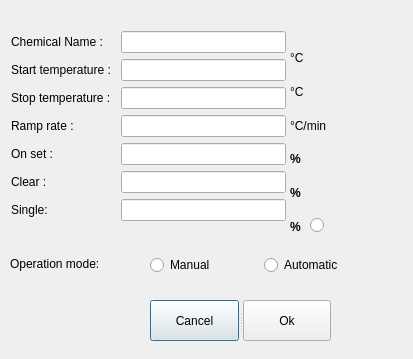
<?xml version="1.0" encoding="UTF-8"?>
<ui version="4.0">
 <class>edit_profile</class>
 <widget class="QDialog" name="edit_profile">
  <property name="geometry">
   <rect>
    <x>0</x>
    <y>0</y>
    <width>413</width>
    <height>359</height>
   </rect>
  </property>
  <property name="windowTitle">
   <string>Profile</string>
  </property>
  <widget class="QWidget" name="layoutWidget">
   <property name="geometry">
    <rect>
     <x>11</x>
     <y>11</y>
     <width>275</width>
     <height>231</height>
    </rect>
   </property>
   <layout class="QVBoxLayout" name="verticalLayout_3">
    <item>
     <layout class="QHBoxLayout" name="horizontalLayout">
      <item>
       <layout class="QVBoxLayout" name="verticalLayout_2">
        <item>
         <widget class="QLabel" name="label">
          <property name="text">
           <string>Chemical Name : </string>
          </property>
         </widget>
        </item>
        <item>
         <widget class="QLabel" name="label_2">
          <property name="text">
           <string>Start temperature : </string>
          </property>
         </widget>
        </item>
        <item>
         <widget class="QLabel" name="label_3">
          <property name="text">
           <string>Stop temperature : </string>
          </property>
         </widget>
        </item>
        <item>
         <widget class="QLabel" name="label_4">
          <property name="text">
           <string>Ramp rate : </string>
          </property>
         </widget>
        </item>
        <item>
         <widget class="QLabel" name="label_5">
          <property name="text">
           <string>On set : </string>
          </property>
         </widget>
        </item>
        <item>
         <widget class="QLabel" name="label_6">
          <property name="text">
           <string>Clear : </string>
          </property>
         </widget>
        </item>
        <item>
         <widget class="QLabel" name="label_7">
          <property name="text">
           <string>Single: </string>
          </property>
         </widget>
        </item>
       </layout>
      </item>
      <item>
       <layout class="QVBoxLayout" name="verticalLayout">
        <item>
         <widget class="QLineEdit" name="lineEdit"/>
        </item>
        <item>
         <widget class="QLineEdit" name="lineEdit_2"/>
        </item>
        <item>
         <widget class="QLineEdit" name="lineEdit_3"/>
        </item>
        <item>
         <widget class="QLineEdit" name="lineEdit_4"/>
        </item>
        <item>
         <widget class="QLineEdit" name="lineEdit_5"/>
        </item>
        <item>
         <widget class="QLineEdit" name="lineEdit_6"/>
        </item>
        <item>
         <widget class="QLineEdit" name="lineEdit_7"/>
        </item>
       </layout>
      </item>
     </layout>
    </item>
   </layout>
  </widget>
  <widget class="QWidget" name="layoutWidget">
   <property name="geometry">
    <rect>
     <x>290</x>
     <y>10</y>
     <width>81</width>
     <height>231</height>
    </rect>
   </property>
   <layout class="QVBoxLayout" name="verticalLayout_4">
    <item>
     <widget class="QLabel" name="label_14">
      <property name="text">
       <string/>
      </property>
     </widget>
    </item>
    <item>
     <widget class="QLabel" name="label_13">
      <property name="text">
       <string>°C</string>
      </property>
     </widget>
    </item>
    <item>
     <widget class="QLabel" name="label_8">
      <property name="text">
       <string>°C</string>
      </property>
     </widget>
    </item>
    <item>
     <widget class="QLabel" name="label_9">
      <property name="text">
       <string>°C/min</string>
      </property>
     </widget>
    </item>
    <item>
     <widget class="QLabel" name="label_10">
      <property name="font">
       <font>
        <weight>75</weight>
        <bold>true</bold>
       </font>
      </property>
      <property name="text">
       <string>%</string>
      </property>
     </widget>
    </item>
    <item>
     <widget class="QLabel" name="label_11">
      <property name="font">
       <font>
        <weight>75</weight>
        <bold>true</bold>
       </font>
      </property>
      <property name="text">
       <string>%</string>
      </property>
     </widget>
    </item>
    <item>
     <widget class="QLabel" name="label_12">
      <property name="font">
       <font>
        <weight>75</weight>
        <bold>true</bold>
       </font>
      </property>
      <property name="text">
       <string>%</string>
      </property>
     </widget>
    </item>
   </layout>
  </widget>
  <widget class="QSplitter" name="splitter">
   <property name="geometry">
    <rect>
     <x>150</x>
     <y>300</y>
     <width>181</width>
     <height>41</height>
    </rect>
   </property>
   <property name="orientation">
    <enum>Qt::Horizontal</enum>
   </property>
   <widget class="QPushButton" name="pushButton_2">
    <property name="text">
     <string>Cancel</string>
    </property>
   </widget>
   <widget class="QPushButton" name="pushButton">
    <property name="text">
     <string>Ok</string>
    </property>
   </widget>
  </widget>
  <widget class="QRadioButton" name="onset_clear_button">
   <property name="geometry">
    <rect>
     <x>310</x>
     <y>200</y>
     <width>21</width>
     <height>51</height>
    </rect>
   </property>
   <property name="text">
    <string/>
   </property>
  </widget>
  <widget class="QLabel" name="label_15">
   <property name="geometry">
    <rect>
     <x>10</x>
     <y>250</y>
     <width>132</width>
     <height>27</height>
    </rect>
   </property>
   <property name="text">
    <string>Operation mode:</string>
   </property>
  </widget>
  <widget class="QWidget" name="layoutWidget">
   <property name="geometry">
    <rect>
     <x>150</x>
     <y>250</y>
     <width>221</width>
     <height>31</height>
    </rect>
   </property>
   <layout class="QHBoxLayout" name="horizontalLayout_2">
    <item>
     <widget class="QRadioButton" name="manualmode">
      <property name="text">
       <string>Manual</string>
      </property>
     </widget>
    </item>
    <item>
     <widget class="QRadioButton" name="automode">
      <property name="text">
       <string>Automatic</string>
      </property>
     </widget>
    </item>
   </layout>
  </widget>
 </widget>
 <resources/>
 <connections/>
 <slots>
  <slot>display_edit_form(QAbstractButton*)</slot>
 </slots>
</ui>
